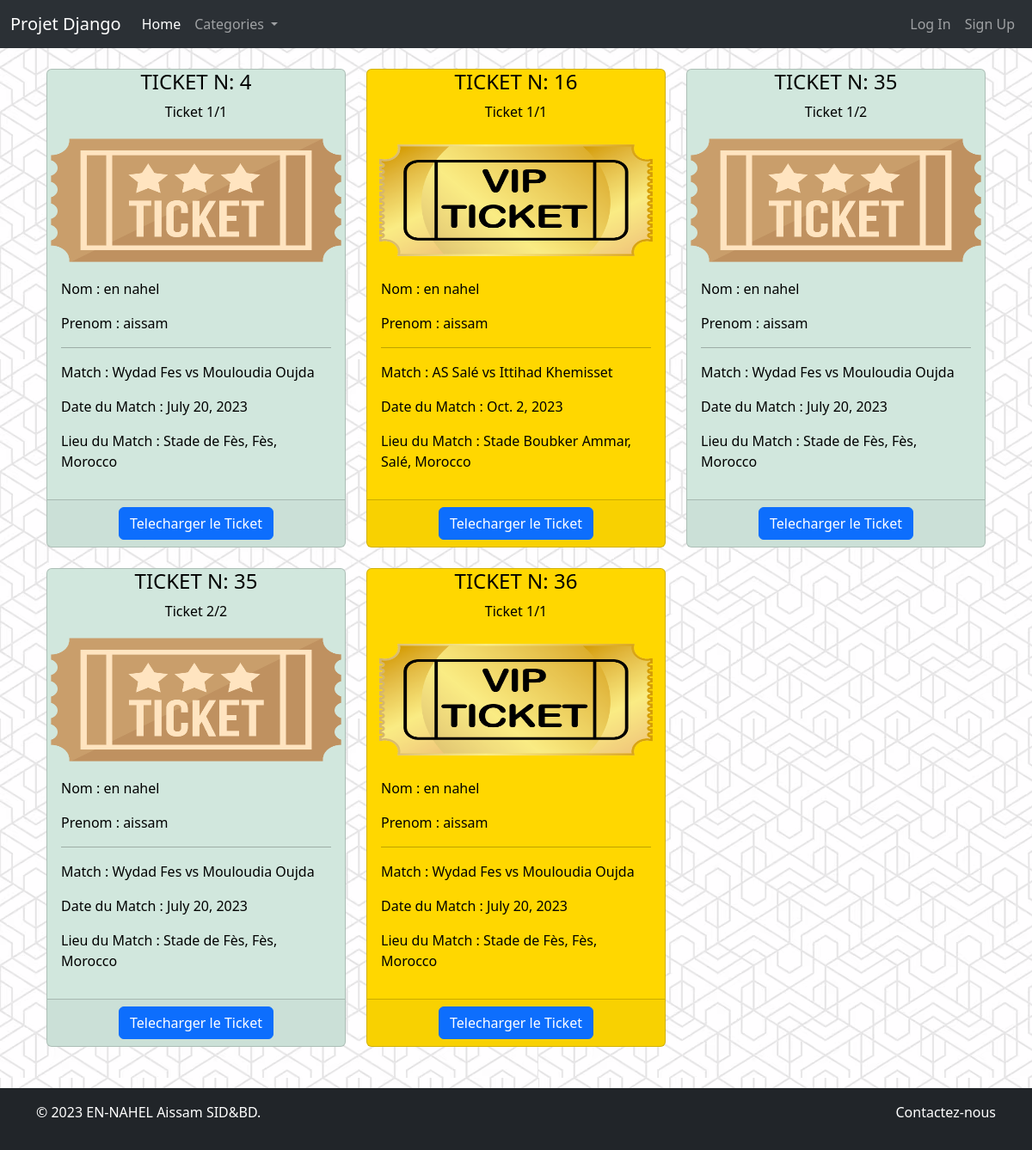
The app's page /ticket/18 with its own data.
### tickets_app/models.py (models this page shows, shortened)
class Tickets(models.Model):
    client = models.ForeignKey(Client, on_delete=models.CASCADE)
    match = models.ForeignKey(Events, on_delete=models.CASCADE)
    date = models.DateField(auto_now_add=True)
    TICKET_TYPES = (
        ('Regulier', 'Regulier'),
        ('VIP', 'VIP'),
    )
    ticket_type = models.CharField(max_length=10, choices=TICKET_TYPES, default='Regulier')
    nbr = models.IntegerField(default=1)

### users_app/models.py (models this page shows, shortened)
class Users(models.Model):
    email = models.CharField(max_length=255)
    USER_TYPES = [
        ('Client', 'Client'),
        ('Organisateur', 'Organisateur'),
        ('Admin', 'Admin'),
    ]
    user_type = models.CharField(max_length=255, choices=USER_TYPES) #Client | Organisateur | Admininstrateur
    addresse = models.CharField(max_length=500)
    profile_img = models.ImageField(default='profile_img_default.png', blank=True)

class Client(Users):
    nom = models.CharField(max_length=255)
    prenom = models.CharField(max_length=255)

### events_app/models.py (models this page shows, shortened)
class Events(models.Model):
    match = models.CharField(max_length=255)
    date = models.DateField(default=timezone.now)
    lieu = models.CharField(max_length=255)
    organisateur = models.ForeignKey(Organisateur, on_delete=models.CASCADE, related_name='events')
    image = models.ImageField(upload_to='images', default='default.png', blank=True)

### tickets_app/views.py (the view)
# urls.py: path('<int:id>', views.ticket_detail, name='ticket_detail'),
def ticket_detail(request, id):
    clnt = Client.objects.get(id=id)
    tickets = Tickets.objects.filter(client=clnt)
    return render(request, 'tickets_app/tickets_index.html', {'tickets': tickets})

### templates/tickets_app/tickets_index.html (shortened to what this page needs)
{% extends "base.html" %}
{% load static %}
{% block content %}
<div class="container">
    <link rel="stylesheet" href="{% static 'css/tickets_index.css' %}">
 <div class="row row-cols-1 row-cols-md-3 g-4">
    {% for ticket in tickets %}
        {% for i in ""|center:ticket.nbr %}
            <div class="col">
                <div class="card h-100 {{ ticket.ticket_type }}">
                    <h4 class="text-center">TICKET N: {{ ticket.id }}</h4>
                    <p class="text-center">Ticket {{ forloop.counter }}/{{ ticket.nbr }}</p>
                    {% if ticket.ticket_type == 'Regulier' %}
                        <img src="{% static 'Ticket_Reg_logo.png.webp'%}" style="height: 150px; width: auto;" class="card-img-top">
                    {% endif %}
                    {% if ticket.ticket_type == 'VIP' %}
                        <img src="{% static 'Ticket_VIP_logo.png'%}" style="height: 150px; width: auto;" class="card-img-top">
                    {% endif %}
                    <div class="card-body">
                        <div class="card-text">
                            <p>Nom : <span>{{ticket.client.nom}}</span></p>
                            <p>Prenom : <span>{{ticket.client.prenom}}</span></p>
                            <hr>
                            <p>Match : <span>{{ticket.match.match}}</span></p>
                            <p>Date du Match : <span>{{ticket.match.date}}</span></p>
                            <p>Lieu du Match : <span>{{ ticket.match.lieu }}</span></p>
                        </div>
                    </div>
                    <div class="card-footer">
                        <small class="text-body-secondary">
                            <center>
                                <a href="{%url 'telecharger_ticket' ticket.id forloop.counter%}" class="btn btn-primary">Telecharger le Ticket</a>
                            </center>
                        </small>
                    </div>
                </div>
            </div>
        {% endfor %}
    {% endfor %}
    </div>
</div>
<br>
{% endblock content %}

### statics/css/tickets_index.css (style rules this page uses)
.Regulier { background-color: #d1e7dd; color: #000; margin: 0; padding: 50; font-size: 16px; line-height: 24px; }
.VIP { background-color: #ffd700; color: #000; margin: 0; padding: 50; font-size: 16px; line-height: 24px; }

### records on screen
Tickets: id "4", nbr "1", ticket_type "Regulier" (drawn), client.nom "en nahel", client.prenom "aissam", match.match "Wydad Fes vs Mouloudia Oujda", match "July 20, 2023", match.lieu "Stade de Fès, Fès, Morocco"
Tickets: id "16", nbr "1", ticket_type "VIP" (drawn), client.nom "en nahel", client.prenom "aissam", match.match "AS Salé vs Ittihad Khemisset", match "Oct. 2, 2023", match.lieu "Stade Boubker Ammar, Salé, Morocco"
Tickets: id "35" "35", nbr "2" "2", ticket_type "Regulier" (drawn), client.nom "en nahel" "en nahel", client.prenom "aissam" "aissam", match.match "Wydad Fes vs Mouloudia Oujda" "Wydad Fes vs Mouloudia Oujda", match "July 20, 2023" "July 20, 2023", match.lieu "Stade de Fès, Fès, Morocco" "Stade de Fès, Fès, Morocco"
Tickets: id "36", nbr "1", ticket_type "VIP" (drawn), client.nom "en nahel", client.prenom "aissam", match.match "Wydad Fes vs Mouloudia Oujda", match "July 20, 2023", match.lieu "Stade de Fès, Fès, Morocco"
